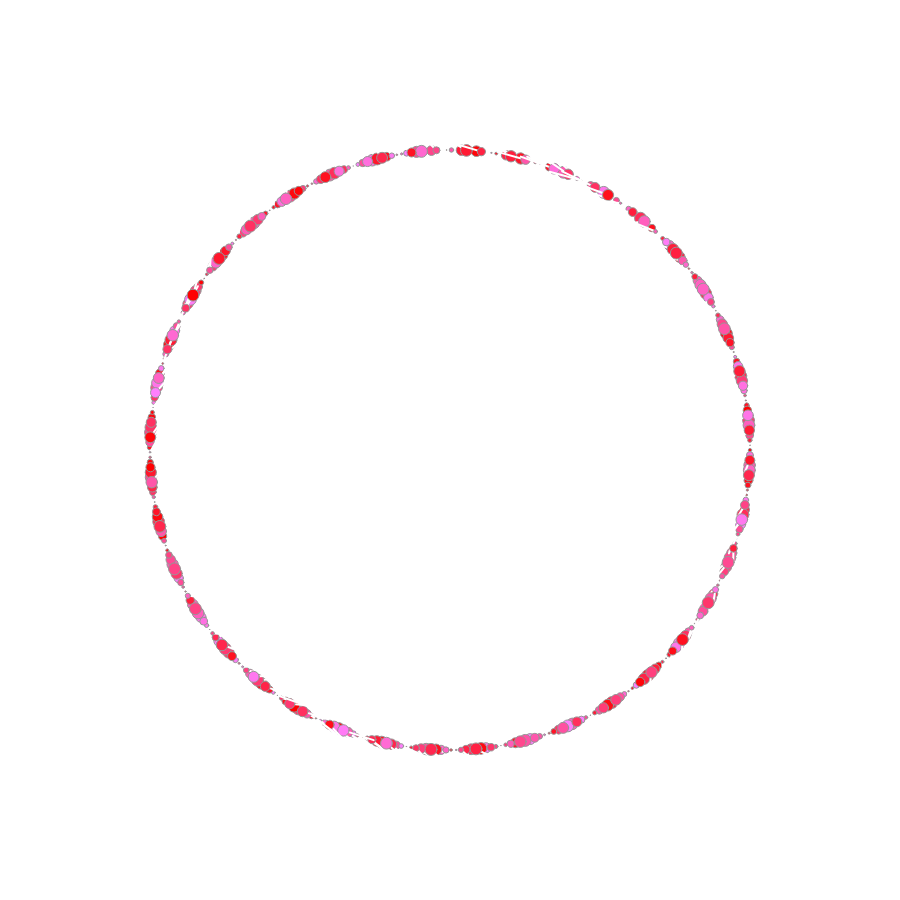
Frame 1 (no input)
Frame 60 (no input): identical to frame 1, image omitted
Frame 120 (the mouse pressed at the canvas centre since frame 60): identical to frame 1, image omitted

The p5.js sketch that drew this single still picture (run headless with seeded random() and noise() and a simulated clock; from frame 60 on, the mouse is pressed at the canvas centre):

// p5.js sketch
// ── sketch.js
var angle = 0.0;
var offset = 120;
var scalar = 300;
var speed = 0.05;
var size = 20;

var circlearray = [];

function setup() {
  createCanvas(900, 900);
  for (var i = 0; i < 360; i++) {
    size = sin(i) * 12;
    circlearray[i] = new CircleArray(450, 450);
    print("circle number" + circlearray[i])

  }
  
  // background(204);
  strokeWeight(1);
  stroke(150);

for (var i = 0; i < 360; i++) {
    size = sin(i) * 12;
    circlearray[i] = new CircleArray(450, 450);
    circlearray[i].display(random(255), random(12));
  }

  scalar = -1 * (dist(mouseX, mouseY, width / 2, height / 2));
  print(scalar);
}



function draw() {
  
    // var theta = 0;
    // var r = 500;
    for (var j = 0; j < 12; j++) {
      print("drawing!");
      // ellipse(r*cos(theta), r*sin(theta), 20, 20);
      // theta += TWO_PI/12;
    }

//   background(204);
//   strokeWeight(1);
//   stroke(150);

// for (var i = 0; i < 360; i++) {
//     size = sin(i) * 12;
//     circlearray[i] = new CircleArray(450, 450);
//     circlearray[i].display(random(255), random(12));
//   }

//   scalar = -1 * (dist(mouseX, mouseY, width / 2, height / 2));
//   print(scalar);
}

function MousePressed(){
//   for (var i = 0; i < 360; i++) {
    
//     circlearray[i].display(random(255), random(12));
//   }
}

function CircleArray(xPos, yPos) {
  x = xPos + cos(angle) * scalar;
  y = yPos + sin(angle) * scalar;
  angle += speed;
  // ellipse(x, y, size, size);


  this.display = function(change, change2) {
    // translate between polar and cartesian
    // x = r*cos(angle)
    // y = r*sin(angle)
    
    x = xPos + cos(angle) * scalar;
    y = yPos + sin(angle) * scalar;


    push();
    // rotate(x,y);
    stroke(255);
    strokeWeight(2);
    translate(x,y);
    var a = atan2(x-width/2, y-width/2)
    rotate(a);
    line(0,0, random(10, 30),  random(10, 30));
    pop();

    fill(255, change / 2, change);
    ellipse(x, y, size, size);
  }
}
